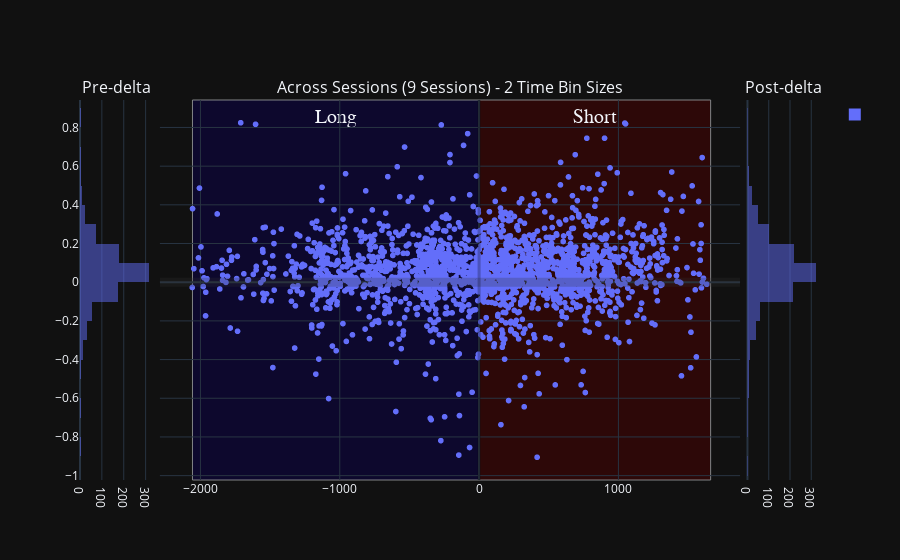

Notebook source saved alongside this figure:
### Code cell
## User non-selected:
scatter_title = f'Non-selected Sevveral Sessions {variable_name}'
# variable_name = 'wcorr_abs_diff'
px_scatter_kwargs = {'x': 'delta_aligned_start_t', 'y': variable_name, 'title': scatter_title, 'range_y': [0.0, 1.0], 'labels': {'session_name': 'Session', 'time_bin_size': 'tbin_size'}} # , 'color': 'time_bin_size'
new_fig_ripples = plotly_pre_post_delta_scatter(data_results_df=deepcopy(user_rejected_ripple_df), out_scatter_fig=None, histogram_bins=histogram_bins,
                        px_scatter_kwargs=px_scatter_kwargs, histogram_variable_name=variable_name, forced_range_y=None,
                        time_delta_tuple=(earliest_delta_aligned_t_start, 0.0, latest_delta_aligned_t_end))
new_fig_ripples

### Figure 1 — Plotly figure (JSON) as saved in the notebook; plotly's stock layout.template omitted (floating-point values rounded to 4 significant figures; data arrays with more than 128 entries replaced by an {"elided": "..."} marker saying what was removed)
{"data": [{"alignmentgroup": "True", "bingroup": "y", "hovertemplate": "count=%{x}<br>wcorr_abs_diff=%{y}<extra></extra>", "legendgroup": "", "marker": {"color": "#636efa", "opacity": 0.5, "pattern": {"shape": ""}}, "name": "", "nbinsy": 25, "offsetgroup": "", "orientation": "h", "showlegend": true, "type": "histogram", "xaxis": "x", "y": {"elided": "908 float values"}, "yaxis": "y"}, {"hovertemplate": "delta_aligned_start_t=%{x}<br>wcorr_abs_diff=%{y}<extra></extra>", "legendgroup": "", "marker": {"color": "#636efa", "symbol": "circle"}, "mode": "markers", "name": "", "showlegend": false, "type": "scattergl", "x": {"elided": "1984 float values"}, "xaxis": "x2", "y": {"elided": "1984 float values"}, "yaxis": "y2"}, {"alignmentgroup": "True", "bingroup": "y", "hovertemplate": "count=%{x}<br>wcorr_abs_diff=%{y}<extra></extra>", "legendgroup": "", "marker": {"color": "#636efa", "opacity": 0.5, "pattern": {"shape": ""}}, "name": "", "nbinsy": 25, "offsetgroup": "", "orientation": "h", "showlegend": false, "type": "histogram", "xaxis": "x3", "y": {"elided": "1076 float values"}, "yaxis": "y3"}], "layout": {"annotations": [{"font": {"size": 16}, "showarrow": false, "text": "Pre-delta", "x": 0.049, "xanchor": "center", "xref": "paper", "y": 1, "yanchor": "bottom", "yref": "paper"}, {"font": {"size": 16}, "showarrow": false, "text": "Across Sessions (9 Sessions) - 2 Time Bin Sizes", "x": 0.5, "xanchor": "center", "xref": "paper", "y": 1, "yanchor": "bottom", "yref": "paper"}, {"font": {"size": 16}, "showarrow": false, "text": "Post-delta", "x": 0.951, "xanchor": "center", "xref": "paper", "y": 1, "yanchor": "bottom", "yref": "paper"}], "barmode": "overlay", "shapes": [{"line": {"color": "rgba(0.2,0.2,0.2,.25)", "width": 9}, "type": "line", "x0": 0, "x1": 1, "xref": "x2 domain", "y0": 0, "y1": 0, "yref": "y2"}, {"line": {"color": "rgba(0,0,0,.25)", "width": 3}, "type": "line", "x0": 0, "x1": 0, "xref": "x2", "y0": 0, "y1": 1, "yref": "y2 domain"}, {"fillcolor": "#0b0049", "label": {"font": {"family": "Times New Roman", "size": 20}, "text": "Long", "textposition": "top center"}, "layer": "below", "line": {"width": 1}, "opacity": 0.5, "type": "rect", "x0": -2057.0, "x1": 0, "xref": "x2", "y0": 0, "y1": 1, "yref": "y2 domain"}, {"fillcolor": "#490000", "label": {"font": {"family": "Times New Roman", "size": 20}, "text": "Short", "textposition": "top center"}, "layer": "below", "line": {"width": 1}, "opacity": 0.5, "type": "rect", "x0": 0, "x1": 1662.0, "xref": "x2", "y0": 0, "y1": 1, "yref": "y2 domain"}], "xaxis": {"anchor": "y", "domain": [0, 0.098]}, "xaxis2": {"anchor": "y2", "domain": [0.108, 0.892]}, "xaxis3": {"anchor": "y3", "domain": [0.902, 1]}, "yaxis": {"anchor": "x", "domain": [0, 1]}, "yaxis2": {"anchor": "x2", "domain": [0, 1], "matches": "y", "showticklabels": false}, "yaxis3": {"anchor": "x3", "domain": [0, 1], "matches": "y", "showticklabels": false}}}
